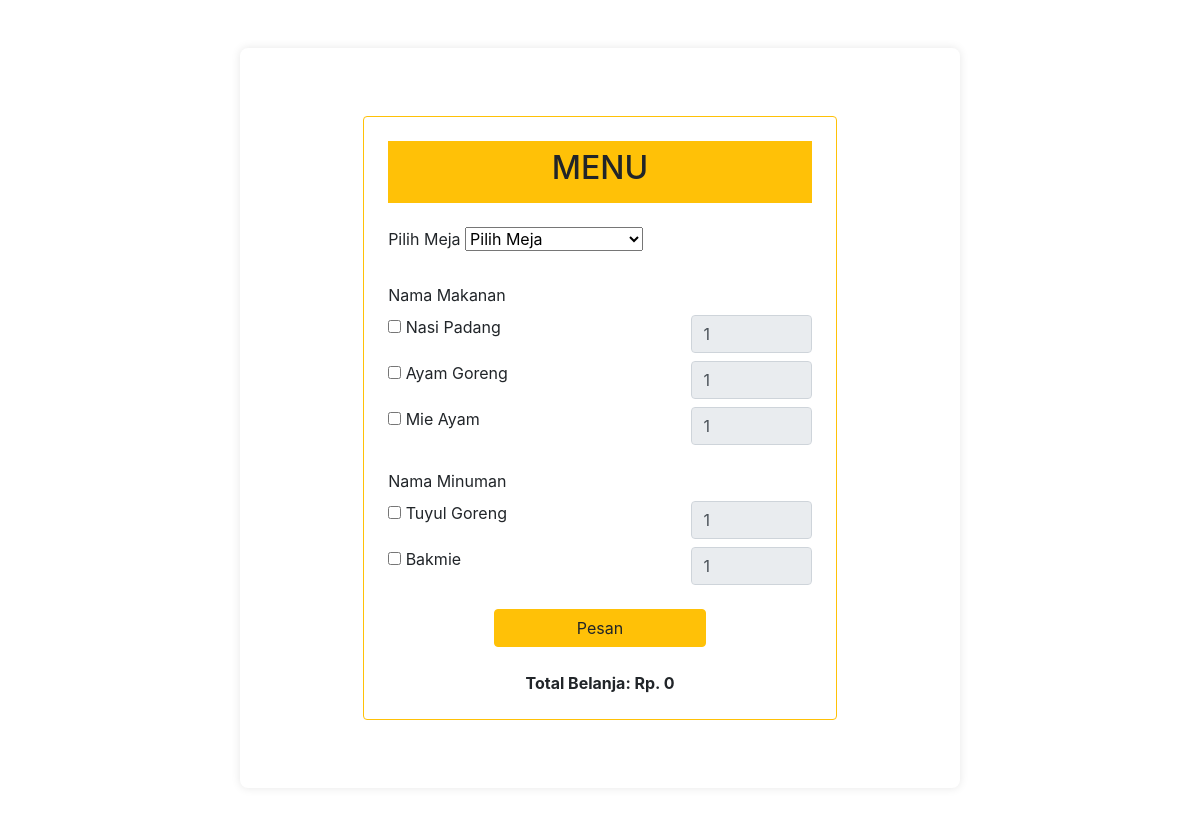
Page /order_waiter.php on the earlier database version.
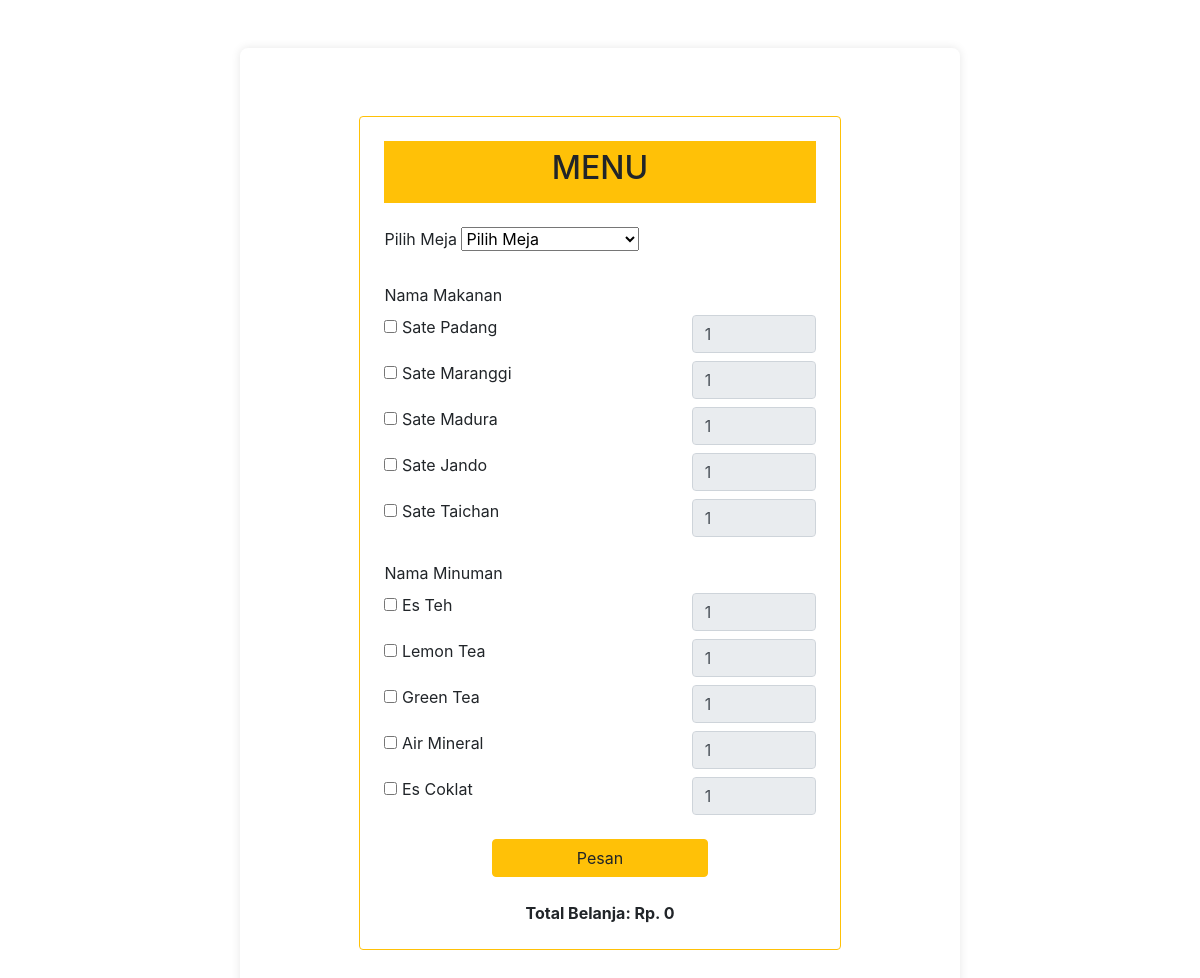
Same page on the later database version.
### tables this page shows
CREATE TABLE IF NOT EXISTS `recipes` (
  `id` int(11) NOT NULL AUTO_INCREMENT,
  `name` varchar(255) NOT NULL,
  `image` varchar(255) DEFAULT NULL,
  `price` int(11) DEFAULT NULL,
  `category` varchar(50) DEFAULT NULL,
  PRIMARY KEY (`id`)
);

### order_waiter.php (the view, shortened to what this page needs)
<?php
$servername = "localhost";
$username = "root";
$password = "";
$dbname = "resto_sate";
$conn = new mysqli($servername, $username, $password, $dbname);
?>
<!DOCTYPE html>
<html lang="en">
<head>
    <link rel="stylesheet" href="style/manage.css">
    <link rel="stylesheet" href="https://maxcdn.bootstrapcdn.com/bootstrap/4.0.0/css/bootstrap.min.css">
</head>
<body>
    <div class="container bg-body-tertiary my-5 d-flex justify-content-center align-items-center">
        <form class="border border-warning rounded mt-5 p-4 my-5 " method="POST" action="">
            <div class="text-center bg-warning p-2 mb-4">
                <h2>MENU</h2>
            </div>
            <?php
            $sql_makanan = "SELECT id, name, price FROM recipes WHERE category='makanan'";
            $result_makanan = $conn->query($sql_makanan);
            $sql_minuman = "SELECT id, name, price FROM recipes WHERE category='minuman'";
            $result_minuman = $conn->query($sql_minuman);
            ?>
            <div class="form-group">
                <label for="meja" class="form-label">Pilih Meja</label>
                <select class="form-select" id="meja" name="meja">
                    <option value="" selected>Pilih Meja</option>
                </select>
            </div>
            <div class="form-group">
                <label for="namaMakanan" class="form-label">Nama Makanan</label>
                <div id="makananContainer">
                    <?php
                    if ($result_makanan->num_rows > 0) {
                        while($row = $result_makanan->fetch_assoc()) {
                            echo "
                                <div class='row mb-2'>
                                    <div class='col-8'>
                                        <input type='checkbox' id='makanan{$row['id']}' name='makanan[]' value='{$row['id']}' data-harga='{$row['price']}'>
                                        <label for='makanan{$row['id']}'>{$row['name']}</label>
                                    </div>
                                    <div class='col-4'>
                                        <input type='number' class='form-control' id='porsiMakanan{$row['id']}' name='porsiMakanan[{$row['id']}]' min='1' value='1' disabled>
                                    </div>
                                </div>";
                        }
                    }
                    ?>
                </div>
            </div>
            <div class="form-group">
                <label for="namaMinuman" class="form-label">Nama Minuman</label>
                <div id="minumanContainer">
                    <?php
                    if ($result_minuman->num_rows > 0) {
                        while($row = $result_minuman->fetch_assoc()) {
                            echo "
                                <div class='row mb-2'>
                                    <div class='col-8'>
                                        <input type='checkbox' id='minuman{$row['id']}' name='minuman[]' value='{$row['id']}' data-harga='{$row['price']}'>
                                        <label for='minuman{$row['id']}'>{$row['name']}</label>
                                    </div>
                                    <div class='col-4'>
                                        <input type='number' class='form-control' id='porsiMinuman{$row['id']}' name='porsiMinuman[{$row['id']}]' min='1' value='1' disabled>
                                    </div>
                                </div>";
                        }
                    }
                    ?>
                </div>
            </div>
            <div class="form-group text-center">
                <button type="submit" class="btn btn-warning w-50" name="pesan">Pesan</button>
            </div>
            <div class="text-center mt-4">
                <span id="totalBelanja" class="font-weight-bold">Total Belanja: Rp. 0</span>
            </div>
        </form>
    </div>
</body>
</html>

### style/manage.css (style rules this page uses)
body, h2, h3, p { margin: 0; padding: 0; }
body { font-family: Arial, sans-serif; background-color: rgba(0, 0, 0, 0.3); color: #333; line-height: 1.6; }
.container { max-width: 800px; margin: auto; padding: 20px; background-color: #fff; border-radius: 8px; box-shadow: 0 0 10px rgba(0, 0, 0, 0.1); }
h2 { margin-bottom: 20px; color: #444; font-size: 24px; text-align: center; }

### order_waiter.php (style rules this page uses)
.container { max-width: 720px; }
.mb-2 { margin-bottom: 0.75rem; }
.form-group { margin-bottom: 1.5rem; }
.border-warning { border-color: #ffc107 !important; }
.bg-warning { background-color: #ffc107 !important; }

Differences in the rows shown:
removed recipes: name "Tuyul Goreng"
removed recipes: name "Bakmie"
changed recipes id 1: name "Nasi Padang" → "Sate Padang"
changed recipes: name "Ayam Goreng" → "Sate Maranggi"
changed recipes: name "Mie Ayam" → "Sate Madura"
added recipes: name "Sate Jando", shown under "MENU"
added recipes: name "Sate Taichan", shown under "MENU"
added recipes: name "Es Teh"
added recipes: name "Lemon Tea"
added recipes: name "Green Tea"
added recipes: name "Air Mineral"
added recipes: name "Es Coklat"
